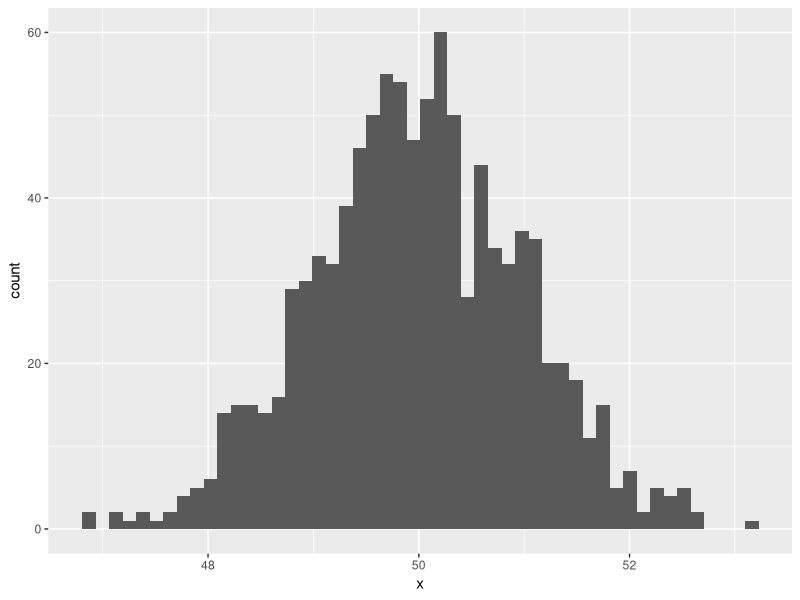
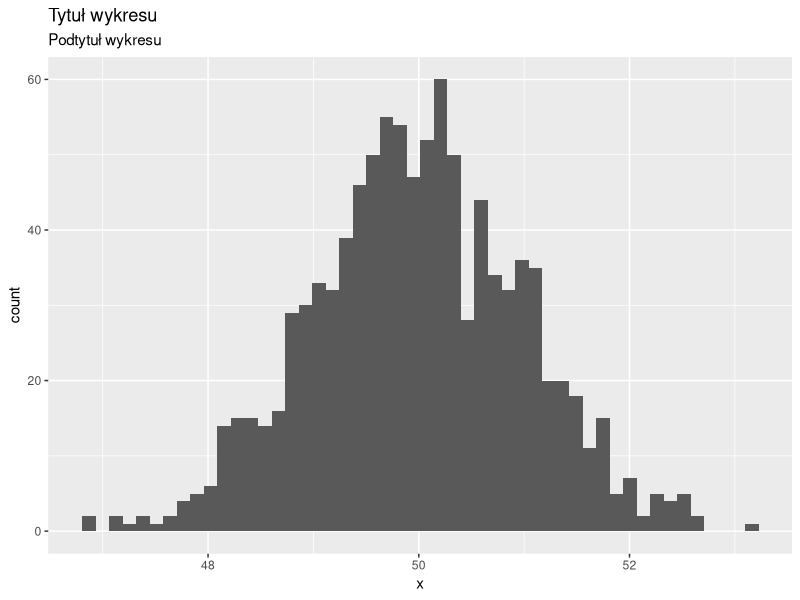
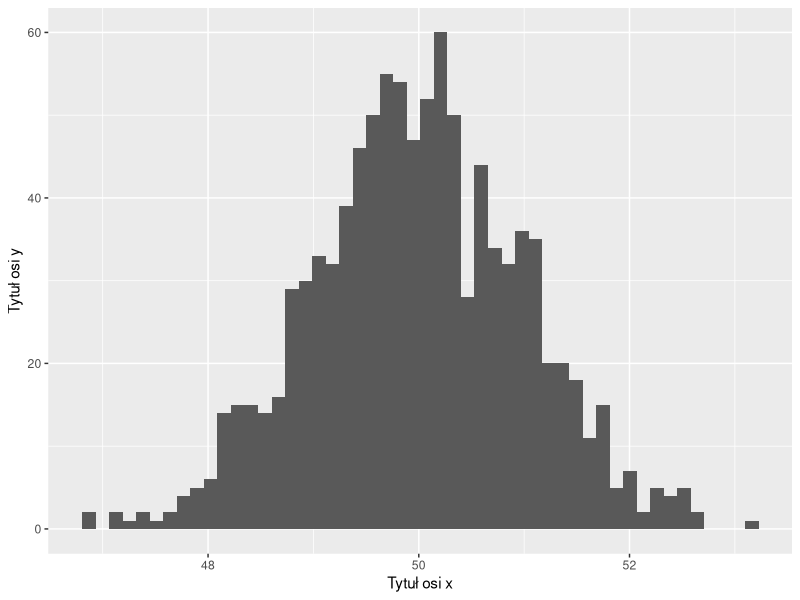
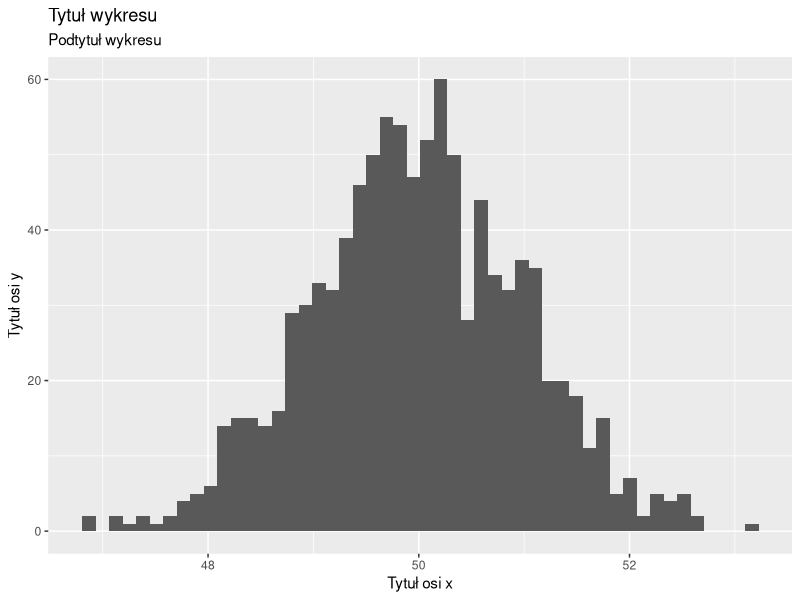
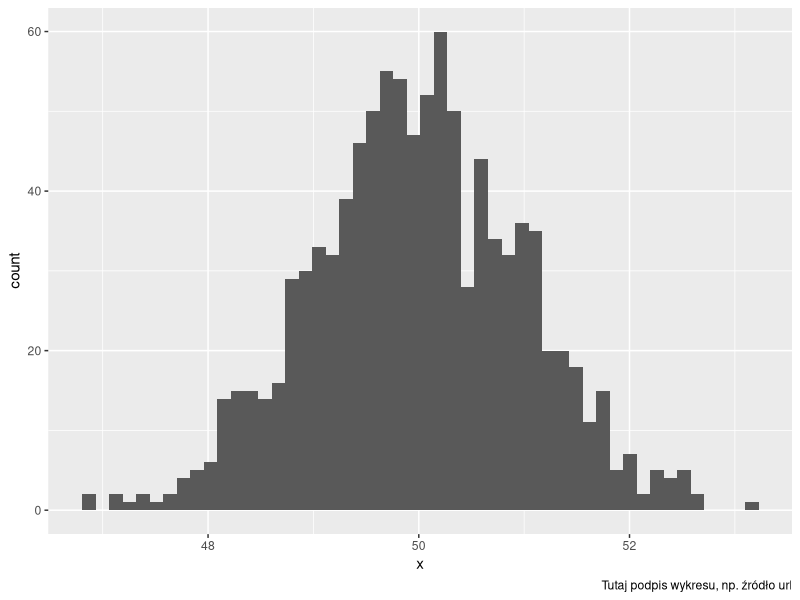

Source code (R) for these figures, in order:
## ---- chunk 1
library(ggplot2)
x = rnorm(n = 1000, mean = 50)
plot = ggplot() + geom_histogram(aes(x), bins = 50)
plot
## ---- chunk 2
plot +
  ggtitle(label = 'Tytuł wykresu', subtitle = 'Podtytuł wykresu')
## ---- chunk 3
plot +
  xlab('Tytuł osi x') +
  ylab('Tytuł osi y')
## ---- chunk 4
plot +
  labs(title= 'Tytuł wykresu', 
       subtitle = 'Podtytuł wykresu', 
       x = 'Tytuł osi x',
       y = 'Tytuł osi y')
## ---- chunk 5
plot +
  labs(caption = 'Tutaj podpis wykresu, np. źródło url')
